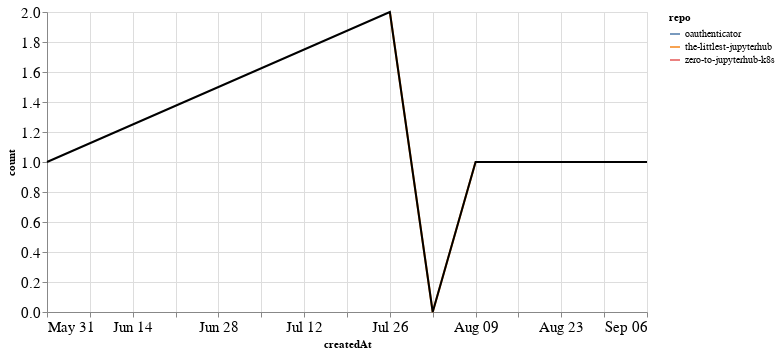

The code cell stored with this chart in its notebook:
### Markdown cell above
## PRs

### Code cell
prs_time = prs.groupby('repo').resample('W', on='createdAt').count()['author'].reset_index()
prs_time = prs_time.rename(columns={'author': 'count'})
prs_time_total = prs_time.groupby('createdAt').agg({"count": "sum"}).reset_index()

ch1 = alt.Chart(prs_time, width=600).mark_line().encode(
    x='createdAt',
    y='count',
    color='repo',
    tooltip="repo"
)

ch2 = alt.Chart(prs_time_total, width=600).mark_line(color="black").encode(
    x='createdAt',
    y='count',
)

ch1 + ch2

### Figure 1 — Vega-Lite specification as saved in the notebook (floating-point values rounded to 4 significant figures)
{"config": {"axisLeft": {"labelFontSize": 15}, "axisBottom": {"labelFontSize": 15}}, "layer": [{"data": {"name": "data-eb0d8498579959cfc33aa5b991bced6e"}, "mark": "line", "encoding": {"color": {"type": "nominal", "field": "repo"}, "tooltip": {"type": "nominal", "field": "repo"}, "x": {"type": "temporal", "field": "createdAt"}, "y": {"type": "quantitative", "field": "count"}}, "width": 600}, {"data": {"name": "data-bc568c74442feadeb6ee47b91adf5b7f"}, "mark": {"type": "line", "color": "black"}, "encoding": {"x": {"type": "temporal", "field": "createdAt"}, "y": {"type": "quantitative", "field": "count"}}, "width": 600}], "$schema": "https://vega.github.io/schema/vega-lite/v4.8.1.json", "datasets": {"data-eb0d8498579959cfc33aa5b991bced6e": [{"repo": "oauthenticator", "createdAt": "2020-09-06T00:00:00", "count": 1}, {"repo": "the-littlest-jupyterhub", "createdAt": "2020-07-26T00:00:00", "count": 2}, {"repo": "the-littlest-jupyterhub", "createdAt": "2020-08-02T00:00:00", "count": 0}, {"repo": "the-littlest-jupyterhub", "createdAt": "2020-08-09T00:00:00", "count": 1}, {"repo": "zero-to-jupyterhub-k8s", "createdAt": "2020-05-31T00:00:00", "count": 1}], "data-bc568c74442feadeb6ee47b91adf5b7f": [{"createdAt": "2020-05-31T00:00:00", "count": 1}, {"createdAt": "2020-07-26T00:00:00", "count": 2}, {"createdAt": "2020-08-02T00:00:00", "count": 0}, {"createdAt": "2020-08-09T00:00:00", "count": 1}, {"createdAt": "2020-09-06T00:00:00", "count": 1}]}}
